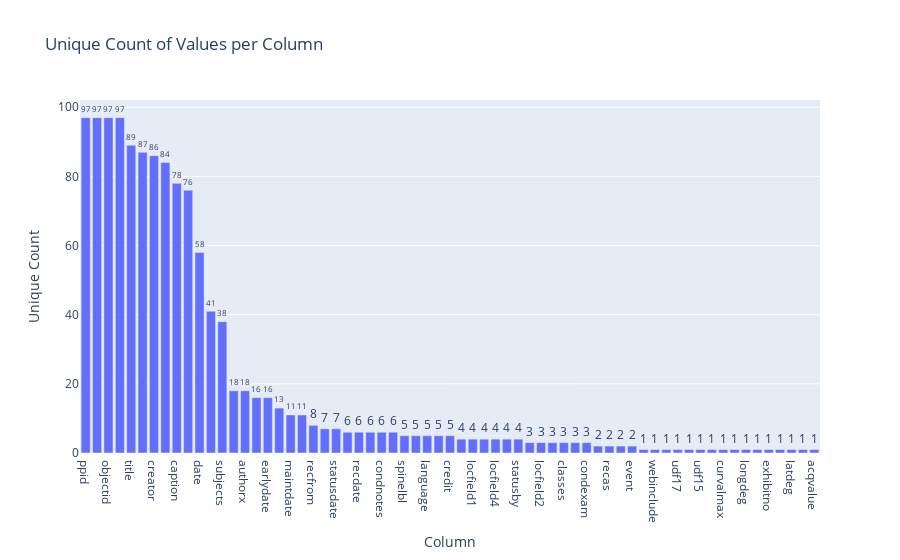

Notebook source saved alongside this figure:
### Code cell
process_and_generate_report(csv_file_path)

### Figure 1 — Plotly figure (JSON) as saved in the notebook; plotly's stock layout.template omitted (floating-point values rounded to 4 significant figures)
{"data": [{"alignmentgroup": "True", "hovertemplate": "Column=%{x}<br>Unique Count=%{text}<extra></extra>", "legendgroup": "", "marker": {"color": "#636efa", "pattern": {"shape": ""}}, "name": "", "offsetgroup": "", "orientation": "v", "showlegend": false, "text": [97, 97, 97, 97, 89, 87, 86, 84, 78, 76, 58, 41, 38, 18, 18, 16, 16, 13, 11, 11, 8, 7, 7, 6, 6, 6, 6, 6, 5, 5, 5, 5, 5, 4, 4, 4, 4, 4, 4, 3, 3, 3, 3, 3, 3, 2, 2, 2, 2, 1, 1, 1, 1, 1, 1, 1, 1, 1, 1, 1, 1, 1, 1, 1, 1], "textposition": "outside", "type": "bar", "x": ["ppid", "updated", "objectid", "imagefile", "title", "callno", "creator", "physdesc", "caption", "publisher", "date", "descrip", "subjects", "pubplace", "authorx", "latedate", "earlydate", "titlex", "maintdate", "catdate", "recfrom", "objname", "statusdate", "people", "recdate", "imageno", "condnotes", "collection", "spinelbl", "provenance", "language", "catby", "credit", "conddate", "locfield1", "condition", "locfield4", "sterms", "statusby", "status", "locfield2", "isbn", "classes", "homeloc", "condexam", "objname2", "recas", "series", "event", "udf13", "webinclude", "updatedby", "udf17", "udf16", "udf15", "udf14", "curvalmax", "copyno", "longdeg", "curvalue", "exhibitno", "insvalue", "latdeg", "loanno", "acqvalue"], "xaxis": "x", "y": [97, 97, 97, 97, 89, 87, 86, 84, 78, 76, 58, 41, 38, 18, 18, 16, 16, 13, 11, 11, 8, 7, 7, 6, 6, 6, 6, 6, 5, 5, 5, 5, 5, 4, 4, 4, 4, 4, 4, 3, 3, 3, 3, 3, 3, 2, 2, 2, 2, 1, 1, 1, 1, 1, 1, 1, 1, 1, 1, 1, 1, 1, 1, 1, 1], "yaxis": "y"}], "layout": {"barmode": "relative", "legend": {"tracegroupgap": 0}, "title": {"text": "Unique Count of Values per Column"}, "xaxis": {"anchor": "y", "domain": [0, 1], "title": {"text": "Column"}}, "yaxis": {"anchor": "x", "domain": [0, 1], "title": {"text": "Unique Count"}}}}
